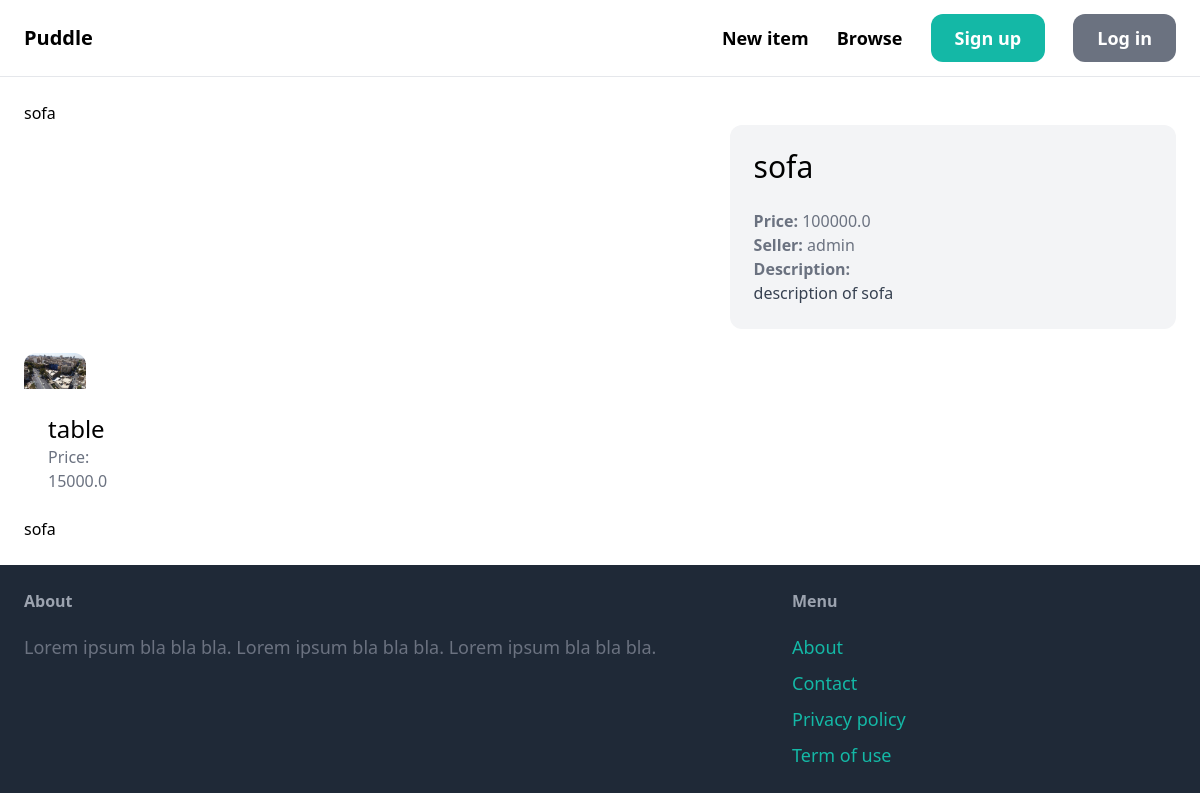
Page /category/3/ on the earlier database version.
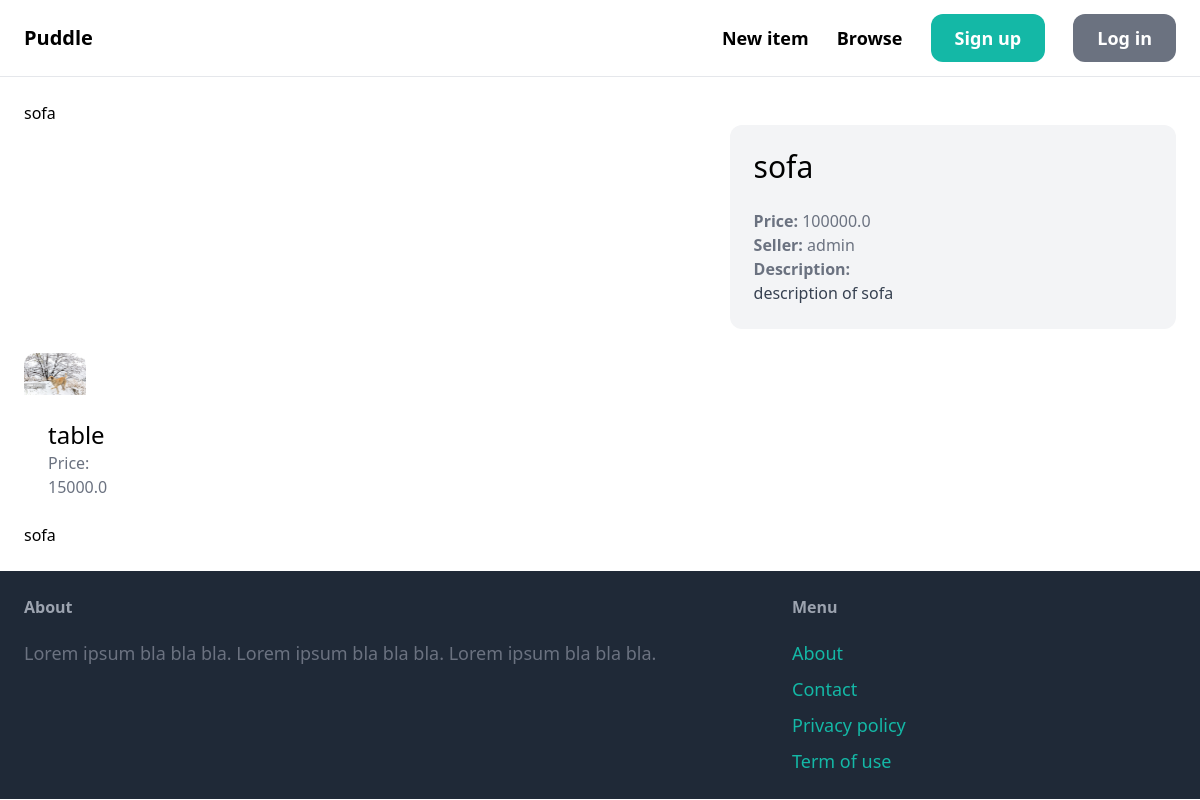
Same page on the later database version.
### item/models.py (models this page shows, shortened)
class Item(models.Model):
    category = models.ForeignKey(Category, related_name='items', on_delete=models.CASCADE)
    name = models.CharField(max_length=255)
    description = models.TextField(blank=True, null=True)
    price = models.FloatField()
    image = models.ImageField(upload_to='item_images/', blank=True, null=True)
    is_sold = models.BooleanField(default=False)
    created_by = models.ForeignKey(User, related_name="items", on_delete=models.CASCADE)
    created_at = models.DateTimeField(auto_now_add=True)

### item/views.py (the view)
# urls.py: path("<id>/", views.detail, name="detail"),
def detail(request, id):
    item = get_object_or_404(Item, pk=id)
    related_items = Item.objects.filter(category=item.category, is_sold=False).exclude(
        pk=id
    )[0:3]
    return render(
        request,
        "item/item_detail.html",
        context={
            "item": item,
            "category": item.category,
            "related_items": related_items,
        },
    )

### item/templates/item/item_detail.html (shortened to what this page needs)
{% extends 'core/base.html' %}
{% block content %}
{% block title %}{{ item.name }}{% endblock %}
<div class="grid grid-cols-5 gap-6">
    <div class="col-span-3">
    </div>
        <div class="col-span-2 p-6 bg-gray-100 rounded-xl">
            <h1 class="mb-6 text-3xl">{{ item.name }}</h1>
            <p class="text-gray-500"><strong>Price: </strong>{{ item.price }}</p>
            <p class="text-gray-500"><strong>Seller: </strong>{{ item.created_by.username }}</p>
            {% if item.description %}
                <p class="text-gray-700">
                    <strong class="text-gray-500">Description:</strong><br>
                    {{ item.description }}
                </p>
            {% endif %}
        </div>
        <div class="grid grid-cols-3 gap-3">
            {% for item in related_items %}
                <div>
                    <a href="{% url 'item:detail' item.id %}">
                        <div>
                            {% if item.image %}
                            <img src="{{ item.image.url }}" class="rounded-t-xl">
                            {% endif %}
                        </div>
                        <div class="p-6 bg-white rounded-b-xl">
                            <h2 class="text-2xl">{{ item.name }}</h2>
                            <p class="text-gray-500">Price: {{ item.price }}</p>
                        </div>
                    </a>
                </div>
            {% endfor %}
        </div>
</div>
<div>{{item.name}}</div>
{% endblock %}

Differences in the rows shown:
changed Item "table": image: a different picture
